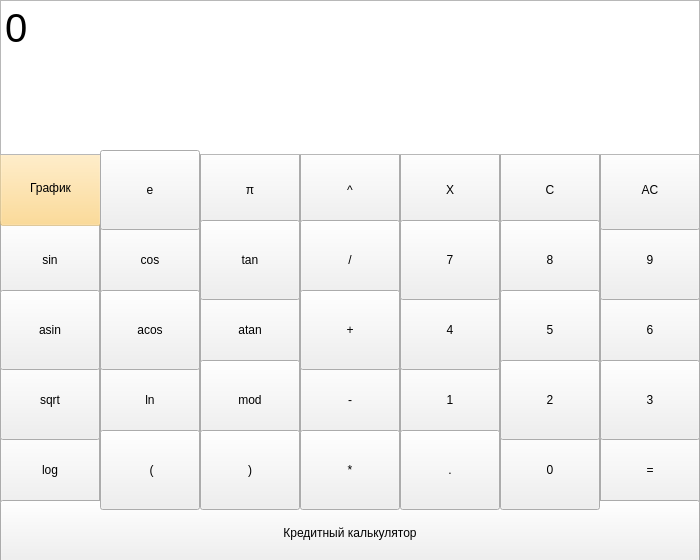
<?xml version="1.0" encoding="UTF-8"?>
<ui version="4.0">
 <class>MainWindow</class>
 <widget class="QMainWindow" name="MainWindow">
  <property name="geometry">
   <rect>
    <x>0</x>
    <y>0</y>
    <width>700</width>
    <height>560</height>
   </rect>
  </property>
  <property name="sizePolicy">
   <sizepolicy hsizetype="Fixed" vsizetype="Fixed">
    <horstretch>0</horstretch>
    <verstretch>0</verstretch>
   </sizepolicy>
  </property>
  <property name="minimumSize">
   <size>
    <width>700</width>
    <height>560</height>
   </size>
  </property>
  <property name="maximumSize">
   <size>
    <width>700</width>
    <height>560</height>
   </size>
  </property>
  <property name="windowTitle">
   <string>MainWindow</string>
  </property>
  <widget class="QWidget" name="centralwidget">
   <widget class="QPushButton" name="pushButton_sin">
    <property name="geometry">
     <rect>
      <x>0</x>
      <y>220</y>
      <width>100</width>
      <height>80</height>
     </rect>
    </property>
    <property name="text">
     <string>sin</string>
    </property>
   </widget>
   <widget class="QPushButton" name="pushButton_log">
    <property name="geometry">
     <rect>
      <x>0</x>
      <y>430</y>
      <width>100</width>
      <height>80</height>
     </rect>
    </property>
    <property name="text">
     <string>log</string>
    </property>
   </widget>
   <widget class="QPushButton" name="pushButton_6">
    <property name="geometry">
     <rect>
      <x>600</x>
      <y>290</y>
      <width>100</width>
      <height>80</height>
     </rect>
    </property>
    <property name="palette">
     <palette>
      <active>
       <colorrole role="WindowText">
        <brush brushstyle="SolidPattern">
         <color alpha="255">
          <red>217</red>
          <green>213</green>
          <blue>109</blue>
         </color>
        </brush>
       </colorrole>
      </active>
      <inactive>
       <colorrole role="WindowText">
        <brush brushstyle="SolidPattern">
         <color alpha="255">
          <red>208</red>
          <green>208</green>
          <blue>208</blue>
         </color>
        </brush>
       </colorrole>
      </inactive>
      <disabled>
       <colorrole role="WindowText">
        <brush brushstyle="SolidPattern">
         <color alpha="96">
          <red>164</red>
          <green>166</green>
          <blue>168</blue>
         </color>
        </brush>
       </colorrole>
      </disabled>
     </palette>
    </property>
    <property name="text">
     <string>6</string>
    </property>
   </widget>
   <widget class="QPushButton" name="pushButton_sqrt">
    <property name="geometry">
     <rect>
      <x>0</x>
      <y>360</y>
      <width>100</width>
      <height>80</height>
     </rect>
    </property>
    <property name="text">
     <string>sqrt</string>
    </property>
   </widget>
   <widget class="QPushButton" name="pushButton_ln">
    <property name="geometry">
     <rect>
      <x>100</x>
      <y>360</y>
      <width>100</width>
      <height>80</height>
     </rect>
    </property>
    <property name="text">
     <string>ln</string>
    </property>
   </widget>
   <widget class="QPushButton" name="pushButton_1">
    <property name="geometry">
     <rect>
      <x>400</x>
      <y>360</y>
      <width>100</width>
      <height>80</height>
     </rect>
    </property>
    <property name="palette">
     <palette>
      <active>
       <colorrole role="WindowText">
        <brush brushstyle="SolidPattern">
         <color alpha="255">
          <red>217</red>
          <green>213</green>
          <blue>109</blue>
         </color>
        </brush>
       </colorrole>
      </active>
      <inactive>
       <colorrole role="WindowText">
        <brush brushstyle="SolidPattern">
         <color alpha="255">
          <red>208</red>
          <green>208</green>
          <blue>208</blue>
         </color>
        </brush>
       </colorrole>
      </inactive>
      <disabled>
       <colorrole role="WindowText">
        <brush brushstyle="SolidPattern">
         <color alpha="96">
          <red>164</red>
          <green>166</green>
          <blue>168</blue>
         </color>
        </brush>
       </colorrole>
      </disabled>
     </palette>
    </property>
    <property name="text">
     <string>1</string>
    </property>
   </widget>
   <widget class="QPushButton" name="pushButton_equal">
    <property name="geometry">
     <rect>
      <x>600</x>
      <y>430</y>
      <width>100</width>
      <height>80</height>
     </rect>
    </property>
    <property name="text">
     <string>=</string>
    </property>
   </widget>
   <widget class="QPushButton" name="credit_calc">
    <property name="geometry">
     <rect>
      <x>0</x>
      <y>500</y>
      <width>700</width>
      <height>65</height>
     </rect>
    </property>
    <property name="text">
     <string>Кредитный калькулятор</string>
    </property>
   </widget>
   <widget class="QPushButton" name="pushButton_cos">
    <property name="geometry">
     <rect>
      <x>100</x>
      <y>220</y>
      <width>100</width>
      <height>80</height>
     </rect>
    </property>
    <property name="text">
     <string>cos</string>
    </property>
   </widget>
   <widget class="QPushButton" name="pushButton_asin">
    <property name="geometry">
     <rect>
      <x>0</x>
      <y>290</y>
      <width>100</width>
      <height>80</height>
     </rect>
    </property>
    <property name="text">
     <string>asin</string>
    </property>
   </widget>
   <widget class="QPushButton" name="pushButton_pow">
    <property name="geometry">
     <rect>
      <x>300</x>
      <y>150</y>
      <width>100</width>
      <height>80</height>
     </rect>
    </property>
    <property name="text">
     <string>^</string>
    </property>
   </widget>
   <widget class="QPushButton" name="pushButton_x">
    <property name="geometry">
     <rect>
      <x>400</x>
      <y>150</y>
      <width>100</width>
      <height>80</height>
     </rect>
    </property>
    <property name="text">
     <string>X</string>
    </property>
   </widget>
   <widget class="QPushButton" name="pushButton_3">
    <property name="geometry">
     <rect>
      <x>600</x>
      <y>360</y>
      <width>100</width>
      <height>80</height>
     </rect>
    </property>
    <property name="palette">
     <palette>
      <active>
       <colorrole role="WindowText">
        <brush brushstyle="SolidPattern">
         <color alpha="255">
          <red>217</red>
          <green>213</green>
          <blue>109</blue>
         </color>
        </brush>
       </colorrole>
      </active>
      <inactive>
       <colorrole role="WindowText">
        <brush brushstyle="SolidPattern">
         <color alpha="255">
          <red>208</red>
          <green>208</green>
          <blue>208</blue>
         </color>
        </brush>
       </colorrole>
      </inactive>
      <disabled>
       <colorrole role="WindowText">
        <brush brushstyle="SolidPattern">
         <color alpha="96">
          <red>164</red>
          <green>166</green>
          <blue>168</blue>
         </color>
        </brush>
       </colorrole>
      </disabled>
     </palette>
    </property>
    <property name="text">
     <string>3</string>
    </property>
   </widget>
   <widget class="QPushButton" name="pushButton_dot">
    <property name="geometry">
     <rect>
      <x>400</x>
      <y>430</y>
      <width>100</width>
      <height>80</height>
     </rect>
    </property>
    <property name="text">
     <string>.</string>
    </property>
   </widget>
   <widget class="QPushButton" name="pushButton_div">
    <property name="geometry">
     <rect>
      <x>300</x>
      <y>220</y>
      <width>100</width>
      <height>80</height>
     </rect>
    </property>
    <property name="text">
     <string>/</string>
    </property>
   </widget>
   <widget class="QPushButton" name="pushButton_atan">
    <property name="geometry">
     <rect>
      <x>200</x>
      <y>290</y>
      <width>100</width>
      <height>80</height>
     </rect>
    </property>
    <property name="text">
     <string>atan</string>
    </property>
   </widget>
   <widget class="QPushButton" name="pushButton_start">
    <property name="geometry">
     <rect>
      <x>100</x>
      <y>430</y>
      <width>100</width>
      <height>80</height>
     </rect>
    </property>
    <property name="text">
     <string> (</string>
    </property>
   </widget>
   <widget class="QPushButton" name="pushButton_min">
    <property name="geometry">
     <rect>
      <x>300</x>
      <y>360</y>
      <width>100</width>
      <height>80</height>
     </rect>
    </property>
    <property name="text">
     <string>-</string>
    </property>
   </widget>
   <widget class="QPushButton" name="pushButton_4">
    <property name="geometry">
     <rect>
      <x>400</x>
      <y>290</y>
      <width>100</width>
      <height>80</height>
     </rect>
    </property>
    <property name="palette">
     <palette>
      <active>
       <colorrole role="WindowText">
        <brush brushstyle="SolidPattern">
         <color alpha="255">
          <red>217</red>
          <green>213</green>
          <blue>109</blue>
         </color>
        </brush>
       </colorrole>
      </active>
      <inactive>
       <colorrole role="WindowText">
        <brush brushstyle="SolidPattern">
         <color alpha="255">
          <red>208</red>
          <green>208</green>
          <blue>208</blue>
         </color>
        </brush>
       </colorrole>
      </inactive>
      <disabled>
       <colorrole role="WindowText">
        <brush brushstyle="SolidPattern">
         <color alpha="96">
          <red>164</red>
          <green>166</green>
          <blue>168</blue>
         </color>
        </brush>
       </colorrole>
      </disabled>
     </palette>
    </property>
    <property name="text">
     <string>4</string>
    </property>
   </widget>
   <widget class="QPushButton" name="pushButton_7">
    <property name="geometry">
     <rect>
      <x>400</x>
      <y>220</y>
      <width>100</width>
      <height>80</height>
     </rect>
    </property>
    <property name="palette">
     <palette>
      <active>
       <colorrole role="WindowText">
        <brush brushstyle="SolidPattern">
         <color alpha="255">
          <red>217</red>
          <green>213</green>
          <blue>109</blue>
         </color>
        </brush>
       </colorrole>
      </active>
      <inactive>
       <colorrole role="WindowText">
        <brush brushstyle="SolidPattern">
         <color alpha="255">
          <red>208</red>
          <green>208</green>
          <blue>208</blue>
         </color>
        </brush>
       </colorrole>
      </inactive>
      <disabled>
       <colorrole role="WindowText">
        <brush brushstyle="SolidPattern">
         <color alpha="96">
          <red>164</red>
          <green>166</green>
          <blue>168</blue>
         </color>
        </brush>
       </colorrole>
      </disabled>
     </palette>
    </property>
    <property name="text">
     <string>7</string>
    </property>
   </widget>
   <widget class="QPushButton" name="pushButton_9">
    <property name="geometry">
     <rect>
      <x>600</x>
      <y>220</y>
      <width>100</width>
      <height>80</height>
     </rect>
    </property>
    <property name="palette">
     <palette>
      <active>
       <colorrole role="WindowText">
        <brush brushstyle="SolidPattern">
         <color alpha="255">
          <red>217</red>
          <green>213</green>
          <blue>109</blue>
         </color>
        </brush>
       </colorrole>
      </active>
      <inactive>
       <colorrole role="WindowText">
        <brush brushstyle="SolidPattern">
         <color alpha="255">
          <red>208</red>
          <green>208</green>
          <blue>208</blue>
         </color>
        </brush>
       </colorrole>
      </inactive>
      <disabled>
       <colorrole role="WindowText">
        <brush brushstyle="SolidPattern">
         <color alpha="96">
          <red>164</red>
          <green>166</green>
          <blue>168</blue>
         </color>
        </brush>
       </colorrole>
      </disabled>
     </palette>
    </property>
    <property name="font">
     <font>
      <italic>false</italic>
      <bold>false</bold>
      <kerning>true</kerning>
     </font>
    </property>
    <property name="text">
     <string>9</string>
    </property>
   </widget>
   <widget class="QPushButton" name="pushButton_acos">
    <property name="geometry">
     <rect>
      <x>100</x>
      <y>290</y>
      <width>100</width>
      <height>80</height>
     </rect>
    </property>
    <property name="text">
     <string>acos</string>
    </property>
   </widget>
   <widget class="QPushButton" name="pushButton_AC">
    <property name="geometry">
     <rect>
      <x>600</x>
      <y>150</y>
      <width>100</width>
      <height>80</height>
     </rect>
    </property>
    <property name="text">
     <string>AC</string>
    </property>
   </widget>
   <widget class="QPushButton" name="pushButton_mod">
    <property name="geometry">
     <rect>
      <x>200</x>
      <y>360</y>
      <width>100</width>
      <height>80</height>
     </rect>
    </property>
    <property name="text">
     <string>mod</string>
    </property>
   </widget>
   <widget class="QPushButton" name="pushButton_graph">
    <property name="geometry">
     <rect>
      <x>0</x>
      <y>150</y>
      <width>101</width>
      <height>76</height>
     </rect>
    </property>
    <property name="styleSheet">
     <string notr="true">background-color: rgba(255, 212, 121, 107);</string>
    </property>
    <property name="text">
     <string>График</string>
    </property>
   </widget>
   <widget class="QPushButton" name="pushButton_pi">
    <property name="geometry">
     <rect>
      <x>200</x>
      <y>150</y>
      <width>100</width>
      <height>80</height>
     </rect>
    </property>
    <property name="text">
     <string>π</string>
    </property>
   </widget>
   <widget class="QPushButton" name="pushButton_finish">
    <property name="geometry">
     <rect>
      <x>200</x>
      <y>430</y>
      <width>100</width>
      <height>80</height>
     </rect>
    </property>
    <property name="text">
     <string>)</string>
    </property>
   </widget>
   <widget class="QPushButton" name="pushButton_C">
    <property name="geometry">
     <rect>
      <x>500</x>
      <y>150</y>
      <width>100</width>
      <height>80</height>
     </rect>
    </property>
    <property name="text">
     <string>C</string>
    </property>
   </widget>
   <widget class="QPushButton" name="pushButton_mul">
    <property name="geometry">
     <rect>
      <x>300</x>
      <y>430</y>
      <width>100</width>
      <height>80</height>
     </rect>
    </property>
    <property name="text">
     <string>*</string>
    </property>
   </widget>
   <widget class="QPushButton" name="pushButton_0">
    <property name="geometry">
     <rect>
      <x>500</x>
      <y>430</y>
      <width>100</width>
      <height>80</height>
     </rect>
    </property>
    <property name="palette">
     <palette>
      <active>
       <colorrole role="WindowText">
        <brush brushstyle="SolidPattern">
         <color alpha="255">
          <red>217</red>
          <green>213</green>
          <blue>109</blue>
         </color>
        </brush>
       </colorrole>
      </active>
      <inactive>
       <colorrole role="WindowText">
        <brush brushstyle="SolidPattern">
         <color alpha="255">
          <red>208</red>
          <green>208</green>
          <blue>208</blue>
         </color>
        </brush>
       </colorrole>
      </inactive>
      <disabled>
       <colorrole role="WindowText">
        <brush brushstyle="SolidPattern">
         <color alpha="96">
          <red>164</red>
          <green>166</green>
          <blue>168</blue>
         </color>
        </brush>
       </colorrole>
      </disabled>
     </palette>
    </property>
    <property name="text">
     <string>0</string>
    </property>
   </widget>
   <widget class="QPushButton" name="pushButton_plus">
    <property name="geometry">
     <rect>
      <x>300</x>
      <y>290</y>
      <width>100</width>
      <height>80</height>
     </rect>
    </property>
    <property name="text">
     <string>+</string>
    </property>
   </widget>
   <widget class="QPushButton" name="pushButton_tan">
    <property name="geometry">
     <rect>
      <x>200</x>
      <y>220</y>
      <width>100</width>
      <height>80</height>
     </rect>
    </property>
    <property name="text">
     <string>tan</string>
    </property>
   </widget>
   <widget class="QPushButton" name="pushButton_8">
    <property name="geometry">
     <rect>
      <x>500</x>
      <y>220</y>
      <width>100</width>
      <height>80</height>
     </rect>
    </property>
    <property name="palette">
     <palette>
      <active>
       <colorrole role="WindowText">
        <brush brushstyle="SolidPattern">
         <color alpha="255">
          <red>217</red>
          <green>213</green>
          <blue>109</blue>
         </color>
        </brush>
       </colorrole>
      </active>
      <inactive>
       <colorrole role="WindowText">
        <brush brushstyle="SolidPattern">
         <color alpha="255">
          <red>208</red>
          <green>208</green>
          <blue>208</blue>
         </color>
        </brush>
       </colorrole>
      </inactive>
      <disabled>
       <colorrole role="WindowText">
        <brush brushstyle="SolidPattern">
         <color alpha="96">
          <red>164</red>
          <green>166</green>
          <blue>168</blue>
         </color>
        </brush>
       </colorrole>
      </disabled>
     </palette>
    </property>
    <property name="text">
     <string>8</string>
    </property>
   </widget>
   <widget class="QPushButton" name="pushButton_5">
    <property name="geometry">
     <rect>
      <x>500</x>
      <y>290</y>
      <width>100</width>
      <height>80</height>
     </rect>
    </property>
    <property name="palette">
     <palette>
      <active>
       <colorrole role="WindowText">
        <brush brushstyle="SolidPattern">
         <color alpha="255">
          <red>217</red>
          <green>213</green>
          <blue>109</blue>
         </color>
        </brush>
       </colorrole>
      </active>
      <inactive>
       <colorrole role="WindowText">
        <brush brushstyle="SolidPattern">
         <color alpha="255">
          <red>208</red>
          <green>208</green>
          <blue>208</blue>
         </color>
        </brush>
       </colorrole>
      </inactive>
      <disabled>
       <colorrole role="WindowText">
        <brush brushstyle="SolidPattern">
         <color alpha="96">
          <red>164</red>
          <green>166</green>
          <blue>168</blue>
         </color>
        </brush>
       </colorrole>
      </disabled>
     </palette>
    </property>
    <property name="text">
     <string>5</string>
    </property>
   </widget>
   <widget class="QPushButton" name="pushButton_2">
    <property name="geometry">
     <rect>
      <x>500</x>
      <y>360</y>
      <width>100</width>
      <height>80</height>
     </rect>
    </property>
    <property name="palette">
     <palette>
      <active>
       <colorrole role="WindowText">
        <brush brushstyle="SolidPattern">
         <color alpha="255">
          <red>217</red>
          <green>213</green>
          <blue>109</blue>
         </color>
        </brush>
       </colorrole>
      </active>
      <inactive>
       <colorrole role="WindowText">
        <brush brushstyle="SolidPattern">
         <color alpha="255">
          <red>208</red>
          <green>208</green>
          <blue>208</blue>
         </color>
        </brush>
       </colorrole>
      </inactive>
      <disabled>
       <colorrole role="WindowText">
        <brush brushstyle="SolidPattern">
         <color alpha="96">
          <red>164</red>
          <green>166</green>
          <blue>168</blue>
         </color>
        </brush>
       </colorrole>
      </disabled>
     </palette>
    </property>
    <property name="text">
     <string>2</string>
    </property>
   </widget>
   <widget class="QTextEdit" name="result_str">
    <property name="geometry">
     <rect>
      <x>0</x>
      <y>0</y>
      <width>700</width>
      <height>155</height>
     </rect>
    </property>
    <property name="minimumSize">
     <size>
      <width>700</width>
      <height>150</height>
     </size>
    </property>
    <property name="maximumSize">
     <size>
      <width>700</width>
      <height>160</height>
     </size>
    </property>
    <property name="font">
     <font>
      <pointsize>30</pointsize>
     </font>
    </property>
    <property name="cursor" stdset="0">
     <cursorShape>ArrowCursor</cursorShape>
    </property>
    <property name="mouseTracking">
     <bool>true</bool>
    </property>
    <property name="tabletTracking">
     <bool>false</bool>
    </property>
    <property name="focusPolicy">
     <enum>Qt::NoFocus</enum>
    </property>
    <property name="midLineWidth">
     <number>-2</number>
    </property>
    <property name="lineWrapColumnOrWidth">
     <number>0</number>
    </property>
    <property name="html">
     <string>&lt;!DOCTYPE HTML PUBLIC &quot;-//W3C//DTD HTML 4.0//EN&quot; &quot;http://www.w3.org/TR/REC-html40/strict.dtd&quot;&gt;
&lt;html&gt;&lt;head&gt;&lt;meta name=&quot;qrichtext&quot; content=&quot;1&quot; /&gt;&lt;meta charset=&quot;utf-8&quot; /&gt;&lt;style type=&quot;text/css&quot;&gt;
p, li { white-space: pre-wrap; }
&lt;/style&gt;&lt;/head&gt;&lt;body style=&quot; font-family:'.AppleSystemUIFont'; font-size:30pt; font-weight:400; font-style:normal;&quot;&gt;
&lt;p align=&quot;justify&quot; style=&quot; margin-top:12px; margin-bottom:12px; margin-left:0px; margin-right:0px; -qt-block-indent:0; text-indent:0px;&quot;&gt;0&lt;/p&gt;&lt;/body&gt;&lt;/html&gt;</string>
    </property>
    <property name="cursorWidth">
     <number>1</number>
    </property>
   </widget>
   <widget class="QPushButton" name="pushButton_e">
    <property name="geometry">
     <rect>
      <x>100</x>
      <y>150</y>
      <width>100</width>
      <height>80</height>
     </rect>
    </property>
    <property name="text">
     <string>e</string>
    </property>
   </widget>
  </widget>
 </widget>
 <resources/>
 <connections/>
</ui>
